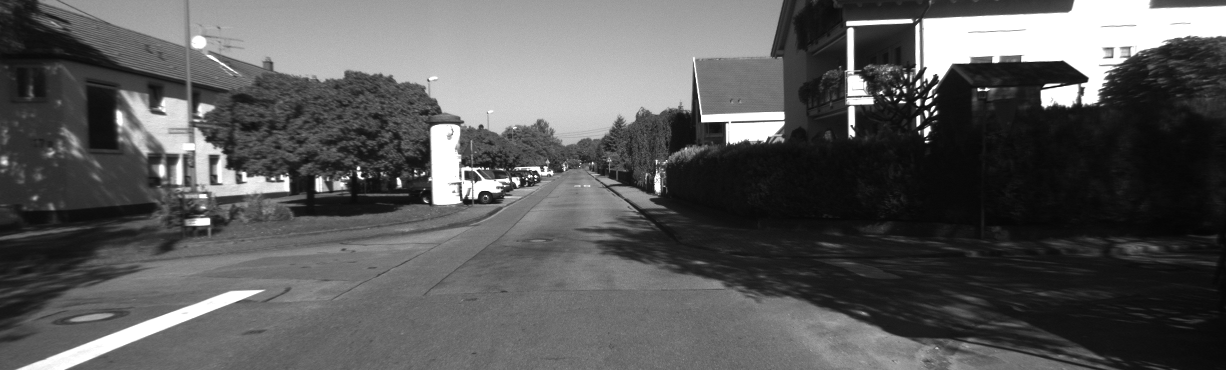
//> input picture bin/left.png, 1226 x 370 px
$ ./ORBfeature   (built with g++ and OpenCV 4)
//> lines starting //> are read from the running program, lines starting //| are printed output that depends on the picture
#include <opencv2/core/core.hpp>
#include <opencv2/opencv.hpp>
#include <iostream>
using namespace std;
using namespace cv;
int main(int, char**){
    cv::Mat img1 = cv::imread("left.png");
//> img1 is the input picture: 370 rows x 1226 cols, CV_8UC3; min 5, max 255, mean 89.8
    cv::Mat img2 = cv::imread("right.png");
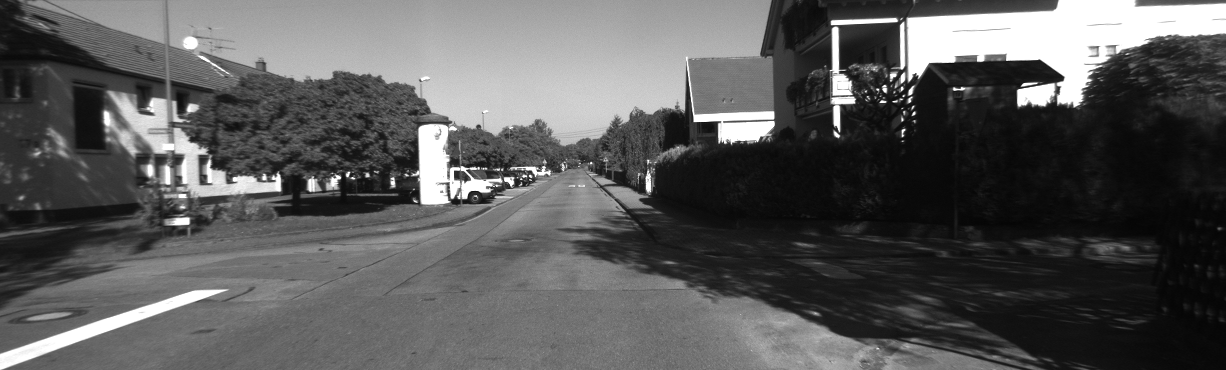
//> input picture bin/right.png, 1226 x 370 px
//> img2 is the input picture: 370 rows x 1226 cols, CV_8UC3; min 5, max 255, mean 89.8

    if (!img1.data|| !img2.data){
		cout << "圖片未找到！" << endl;
		return -1;
	}

    double t1 = getTickCount();
    Ptr<ORB> detector = ORB::create(400);
	vector<KeyPoint> keypoints_obj;
	vector<KeyPoint> keypoints_scene;
	//定義描述子
	Mat descriptor_obj, descriptor_scene;
	//檢測並計算成描述子
	detector->detectAndCompute(img1, Mat(), keypoints_obj, descriptor_obj);
//> keypoints_obj = 400 keypoints; strongest (x, y, size): (928, 95, 31), (918, 103, 37.2), (931, 109, 31), (918, 104, 31)
	detector->detectAndCompute(img2, Mat(), keypoints_scene, descriptor_scene);
//> keypoints_scene = 400 keypoints; strongest (x, y, size): (909, 93, 31), (883, 89, 37.2), (885, 86, 31), (511, 185, 31)
    cout << keypoints_obj.size() << " " << descriptor_obj.size()<< "Helo" << endl;
//| 400 [32 x 400]Helo
	double t2 = getTickCount();
	double t = (t2 - t1) * 1000 / getTickFrequency();
	//特徵匹配
	FlannBasedMatcher fbmatcher(new flann::LshIndexParams(20, 10, 2));
	vector<DMatch> matches;
	//將找到的描述子進行匹配並存入matches中
	fbmatcher.match(descriptor_obj, descriptor_scene, matches);
//> matches = 400 matches

    double minDist = 1000;
	double maxDist = 0;
	//找出最優描述子
	vector<DMatch> goodmatches;
	for (int i = 0; i < descriptor_obj.rows; i++)
	{
		double dist = matches[i].distance;
		if (dist < minDist)
		{
			minDist=dist ;
		}
		if (dist > maxDist)
		{
			maxDist=dist;
		}

	}
//> this loop made 400 passes
//> (dist, minDist, maxDist) on pass 1: (31, 31, 31)
//> (dist, minDist) on passes 4, 20, 307, 312, 322, 366: (23, 23), (12, 12), (10, 10), (9, 9), (8, 8), (7, 7)
//> after the loop, minDist = 7; maxDist = 89
	for (int i = 0; i < descriptor_obj.rows; i++)
	{
		double dist = matches[i].distance;
		if (dist < max(5 * minDist, 0.02))
		{
			goodmatches.push_back(matches[i]);
		}
	}
//> this loop made 400 passes
//> dist on passes 1 to 3: 31, 68, 78
//> after the loop, goodmatches = 131 matches
	Mat orbImg;

	drawMatches(img1, keypoints_obj, img2, keypoints_scene, goodmatches, orbImg,
		Scalar::all(-1), Scalar::all(-1), vector<char>(), DrawMatchesFlags::NOT_DRAW_SINGLE_POINTS);
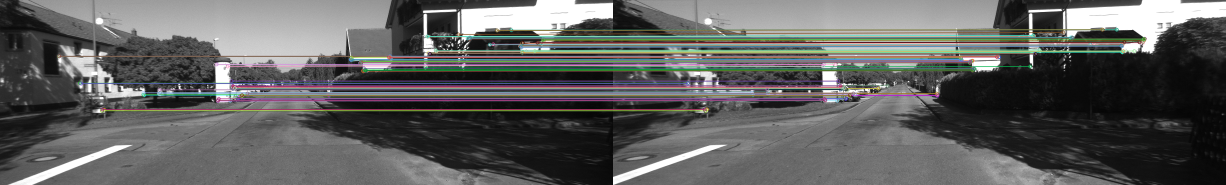
//> orbImg: 370 rows x 2452 cols, CV_8UC3 (shown at 1/2 size); mean B, G, R 94.5, 95.3, 95


	cout << "ORB執行時間為:" << t << "ms" << endl;
	cout << "最小距離為：" <<minDist<< endl;
//| 最小距離為：7
	cout << "最大距離為：" << maxDist << endl;
//| 最大距離為：89
	imshow("ORB_demo", orbImg);

    //cv::imshow("left", img1);
    //cv::imshow("right", img2);
    cv::waitKey(0);
}
